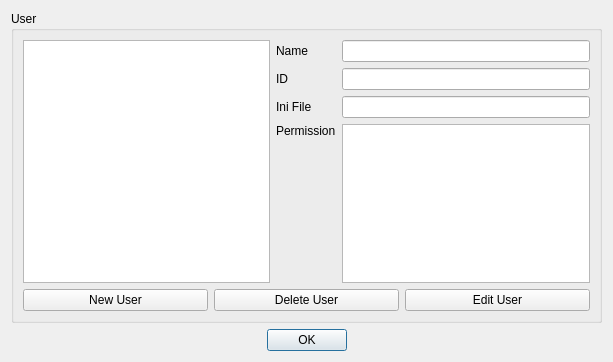
<?xml version="1.0" encoding="UTF-8"?>
<ui version="4.0">
 <class>userManagement</class>
 <widget class="QDialog" name="userManagement">
  <property name="geometry">
   <rect>
    <x>0</x>
    <y>0</y>
    <width>613</width>
    <height>362</height>
   </rect>
  </property>
  <property name="windowTitle">
   <string>User Management</string>
  </property>
  <layout class="QVBoxLayout" name="verticalLayout_5">
   <item>
    <widget class="QGroupBox" name="groupBox_user">
     <property name="title">
      <string>User</string>
     </property>
     <layout class="QVBoxLayout" name="verticalLayout_2">
      <item>
       <layout class="QHBoxLayout" name="horizontalLayout_2">
        <item>
         <widget class="QListView" name="userList"/>
        </item>
        <item>
         <layout class="QGridLayout" name="gridLayout">
          <item row="5" column="0">
           <layout class="QVBoxLayout" name="verticalLayout">
            <item>
             <widget class="QLabel" name="label_5">
              <property name="text">
               <string>Permission</string>
              </property>
             </widget>
            </item>
            <item>
             <spacer name="verticalSpacer">
              <property name="orientation">
               <enum>Qt::Vertical</enum>
              </property>
              <property name="sizeHint" stdset="0">
               <size>
                <width>20</width>
                <height>40</height>
               </size>
              </property>
             </spacer>
            </item>
           </layout>
          </item>
          <item row="0" column="1">
           <widget class="QLineEdit" name="lineEdit_name">
            <property name="enabled">
             <bool>true</bool>
            </property>
            <property name="readOnly">
             <bool>true</bool>
            </property>
           </widget>
          </item>
          <item row="0" column="0">
           <widget class="QLabel" name="label">
            <property name="text">
             <string>Name</string>
            </property>
           </widget>
          </item>
          <item row="2" column="0">
           <widget class="QLabel" name="label_4">
            <property name="text">
             <string>Ini File</string>
            </property>
           </widget>
          </item>
          <item row="2" column="1">
           <widget class="QLineEdit" name="lineEdit_iniFile">
            <property name="enabled">
             <bool>true</bool>
            </property>
            <property name="contextMenuPolicy">
             <enum>Qt::DefaultContextMenu</enum>
            </property>
            <property name="styleSheet">
             <string notr="true"/>
            </property>
            <property name="readOnly">
             <bool>true</bool>
            </property>
           </widget>
          </item>
          <item row="1" column="0">
           <widget class="QLabel" name="label_3">
            <property name="text">
             <string>ID</string>
            </property>
           </widget>
          </item>
          <item row="1" column="1">
           <widget class="QLineEdit" name="lineEdit_id">
            <property name="enabled">
             <bool>true</bool>
            </property>
            <property name="readOnly">
             <bool>true</bool>
            </property>
           </widget>
          </item>
          <item row="5" column="1">
           <widget class="QListWidget" name="permissionList">
            <property name="enabled">
             <bool>true</bool>
            </property>
           </widget>
          </item>
         </layout>
        </item>
       </layout>
      </item>
      <item>
       <layout class="QHBoxLayout" name="horizontalLayout">
        <item>
         <widget class="QPushButton" name="pushButton_newUser">
          <property name="text">
           <string>New User</string>
          </property>
          <property name="autoDefault">
           <bool>false</bool>
          </property>
         </widget>
        </item>
        <item>
         <widget class="QPushButton" name="pushButton_delUser">
          <property name="enabled">
           <bool>true</bool>
          </property>
          <property name="text">
           <string>Delete User</string>
          </property>
          <property name="autoDefault">
           <bool>false</bool>
          </property>
         </widget>
        </item>
        <item>
         <widget class="QPushButton" name="pushButton_editUser">
          <property name="enabled">
           <bool>true</bool>
          </property>
          <property name="text">
           <string>Edit User</string>
          </property>
          <property name="autoDefault">
           <bool>false</bool>
          </property>
         </widget>
        </item>
       </layout>
      </item>
     </layout>
    </widget>
   </item>
   <item>
    <widget class="QDialogButtonBox" name="buttonBox">
     <property name="layoutDirection">
      <enum>Qt::LeftToRight</enum>
     </property>
     <property name="orientation">
      <enum>Qt::Horizontal</enum>
     </property>
     <property name="standardButtons">
      <set>QDialogButtonBox::Ok</set>
     </property>
     <property name="centerButtons">
      <bool>true</bool>
     </property>
    </widget>
   </item>
  </layout>
 </widget>
 <tabstops>
  <tabstop>userList</tabstop>
  <tabstop>pushButton_newUser</tabstop>
  <tabstop>pushButton_delUser</tabstop>
  <tabstop>pushButton_editUser</tabstop>
  <tabstop>lineEdit_name</tabstop>
  <tabstop>lineEdit_id</tabstop>
  <tabstop>lineEdit_iniFile</tabstop>
  <tabstop>permissionList</tabstop>
 </tabstops>
 <resources/>
 <connections>
  <connection>
   <sender>buttonBox</sender>
   <signal>accepted()</signal>
   <receiver>userManagement</receiver>
   <slot>accept()</slot>
   <hints>
    <hint type="sourcelabel">
     <x>248</x>
     <y>254</y>
    </hint>
    <hint type="destinationlabel">
     <x>157</x>
     <y>274</y>
    </hint>
   </hints>
  </connection>
  <connection>
   <sender>buttonBox</sender>
   <signal>rejected()</signal>
   <receiver>userManagement</receiver>
   <slot>reject()</slot>
   <hints>
    <hint type="sourcelabel">
     <x>316</x>
     <y>260</y>
    </hint>
    <hint type="destinationlabel">
     <x>286</x>
     <y>274</y>
    </hint>
   </hints>
  </connection>
 </connections>
</ui>
